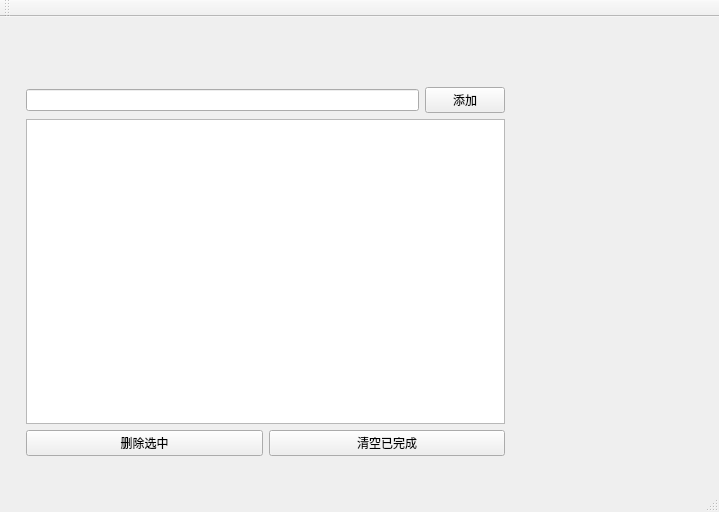
<?xml version="1.0" encoding="UTF-8"?>
<ui version="4.0">
 <class>MainWindow</class>
 <widget class="QMainWindow" name="MainWindow">
  <property name="geometry">
   <rect>
    <x>0</x>
    <y>0</y>
    <width>719</width>
    <height>512</height>
   </rect>
  </property>
  <property name="windowTitle">
   <string>MainWindow</string>
  </property>
  <widget class="QWidget" name="centralWidget">
   <widget class="QWidget" name="layoutWidget">
    <property name="geometry">
     <rect>
      <x>15</x>
      <y>59</y>
      <width>501</width>
      <height>391</height>
     </rect>
    </property>
    <layout class="QVBoxLayout" name="verticalLayout">
     <item>
      <layout class="QHBoxLayout" name="horizontalLayout_2">
       <item>
        <widget class="QLineEdit" name="lineEdit">
         <property name="text">
          <string/>
         </property>
        </widget>
       </item>
       <item>
        <widget class="QPushButton" name="addbtn">
         <property name="text">
          <string>添加</string>
         </property>
        </widget>
       </item>
      </layout>
     </item>
     <item>
      <widget class="QListWidget" name="list"/>
     </item>
     <item>
      <layout class="QHBoxLayout" name="horizontalLayout">
       <item>
        <widget class="QPushButton" name="dltbtn">
         <property name="text">
          <string>删除选中</string>
         </property>
        </widget>
       </item>
       <item>
        <widget class="QPushButton" name="clearbtn">
         <property name="text">
          <string>清空已完成</string>
         </property>
        </widget>
       </item>
      </layout>
     </item>
    </layout>
   </widget>
  </widget>
  <widget class="QMenuBar" name="menuBar">
   <property name="geometry">
    <rect>
     <x>0</x>
     <y>0</y>
     <width>719</width>
     <height>21</height>
    </rect>
   </property>
  </widget>
  <widget class="QToolBar" name="mainToolBar">
   <attribute name="toolBarArea">
    <enum>TopToolBarArea</enum>
   </attribute>
   <attribute name="toolBarBreak">
    <bool>false</bool>
   </attribute>
  </widget>
  <widget class="QStatusBar" name="statusBar"/>
 </widget>
 <layoutdefault spacing="6" margin="11"/>
 <resources/>
 <connections/>
</ui>
